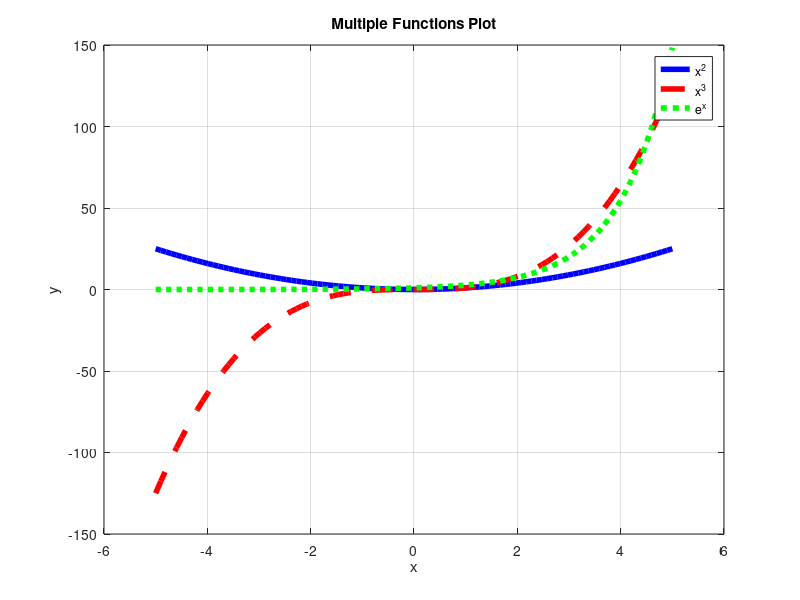

This chart was generated by the following MATLAB code:
% Exercise 4: Basic 2D Plotting
% Plot multiple functions on the same graph

x = linspace(-5, 5, 100);
y1 = x.^2;
y2 = x.^3;
y3 = exp(x);

figure;
% plot(x, y1, 'b-', x, y2, 'r--', x, y3, 'g:', 'LineWidth',4);
plot(x, y1, 'b-', 'LineWidth',4);
hold on
plot(x, y2, 'r--', 'LineWidth',4);
hold on
plot(x, y3, 'g:', 'LineWidth',4);
hold off
xlabel('x');
ylabel('y');
title('Multiple Functions Plot');
legend('x^2', 'x^3', 'e^x');
grid on;